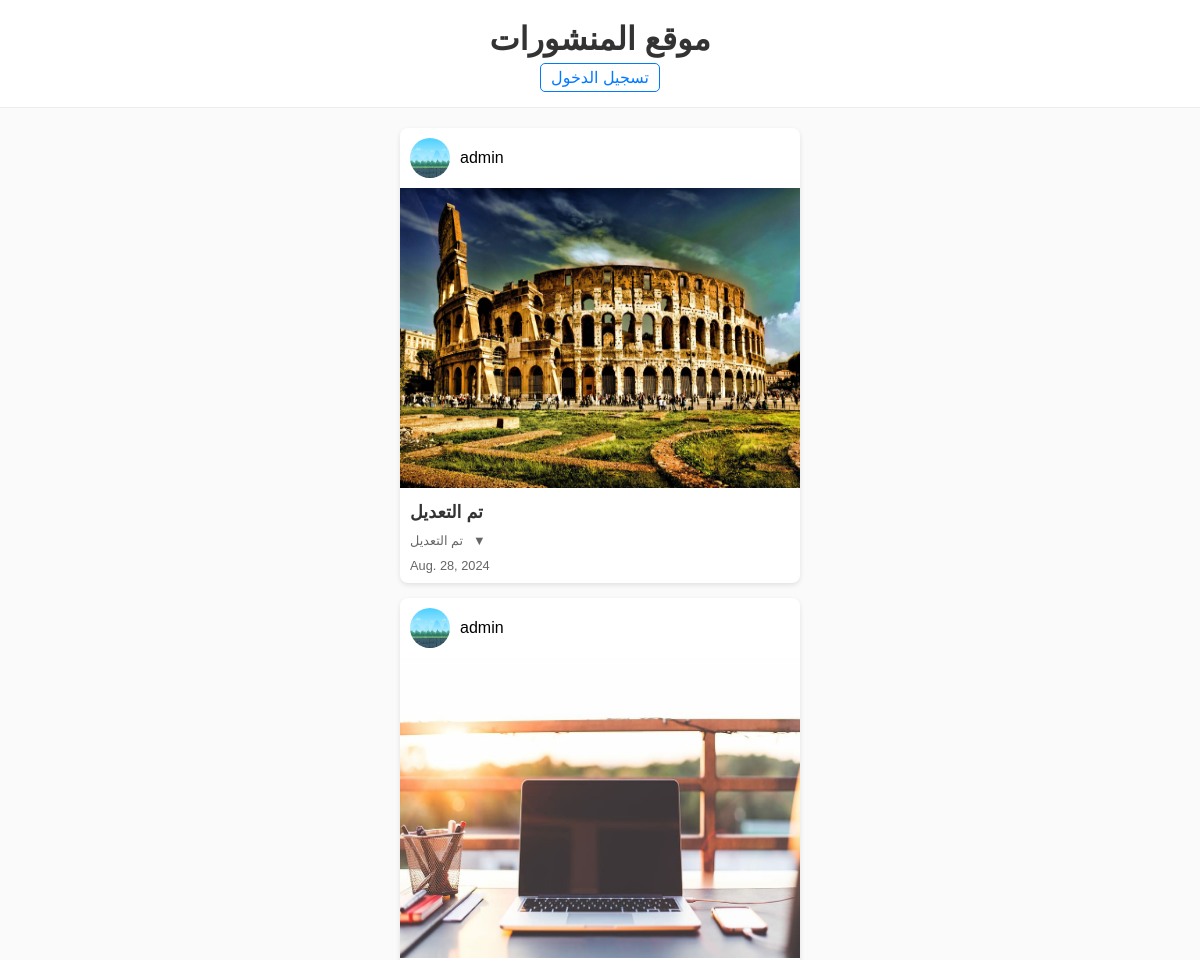
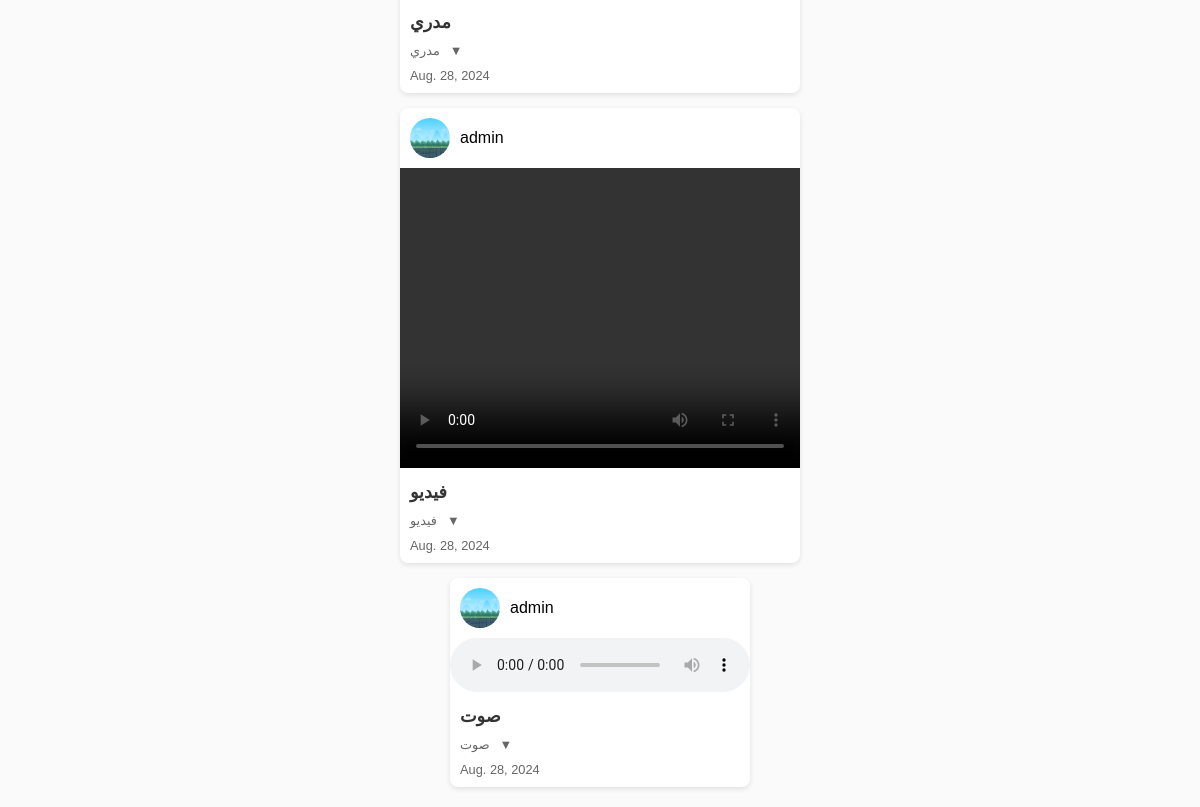
The page / on the database its author committed (2 pictures, top to bottom).
### comment/models.py (models this page shows)
class Post(models.Model):
    user = models.ForeignKey(settings.AUTH_USER_MODEL,
                             on_delete=models.CASCADE)
    file = models.FileField(upload_to=filepath, blank=True)
    title = models.CharField(null=True, blank=True, max_length=50)
    dis = models.TextField()
    date = models.DateField(default=timezone.now)

### comment/views.py (the view)
# urls.py: path('', views.index, name='index'),
def index(request):
    context = {
        'po': Post.objects.all(),
    }
    return render(request, 'pages/index.html', context)

### comment/templatetags/file_filters.py (called while the page is built)
@register.filter
def is_image(file_url):
    return file_url.endswith(('.jpg', '.jpeg', '.png'))

@register.filter
def is_video(file_url):
    return file_url.endswith(('.mp4', '.avi', '.mov'))

@register.filter
def is_audio(file_url):
    return file_url.endswith(('.mp3', '.wav', '.ogg'))

### templates/pages/index.html (shortened to what this page needs)
{% load static %} {% load file_filters %}
<!DOCTYPE html>
<html lang="ar">
  <head>
    <link rel="stylesheet" href="{% static 'css/style.css' %}" />
  </head>
  <body>
    <header>
      <h1>موقع المنشورات</h1>
      <div class="header-buttons">
        {% if user.is_authenticated %}
        <a href="{% url 'pro' %}" class="add-post-btn">إضافة منشور</a>
        <a href="{% url 'logout' %}" class="login-btn">تسجيل الخروج</a>
        {% else %}
        <a href="{% url 'login' %}" class="login-btn">تسجيل الدخول</a>
        {% endif %}
      </div>
    </header>
    <section class="posts">
      {% for po in po %}
      <article class="post">
        <div class="user-info">
          <img
            class="user-avatar"
            src="{% static 'img/BackGround 2d game.jpg' %}"
            alt="اسم المستخدم" />
          <span class="username">{{po.user}}</span>
        </div>
        {% if po.file %} {% if po.file.url|is_image %}
        <img src="{{ po.file.url }}" alt="Image" height="300px" width="400px" />
        {% elif po.file.url|is_video %}
        <video width="400" height="300" controls>
          <source src="{{ po.file.url }}" type="video/mp4" />
        </video>
        {% elif po.file.url|is_audio %}
        <audio controls>
          <source src="{{ po.file.url }}" type="audio/mpeg" />
        </audio>
        {% else %}
        <p>نوع الملف غير مدعوم.</p>
        {% endif %} {% else %}
        <img
          src="{% static 'img/BackGround 2d game.jpg' %}"
          alt="Default Image"
          height="300px"
          width="400px" />
        {% endif %}
        <h2>{{po.title}}</h2>
        <p>
          {{po.dis}}
          <span class="toggle-btn">▼</span>
        </p>
        <p>{{po.date}}</p>
      </article>
      {% endfor %}
    </section>
  </body>
</html>

### web/static/css/style.css (style rules this page uses)
body { font-family: "Arial", sans-serif; background-color: #fafafa; margin: 0; padding: 0; }
header { background: #fff; color: #333; padding: 20px; text-align: center; border-bottom: 1px solid #ececec; position: relative; }
h1 { margin: 0; }
.header-buttons { margin-top: 10px; }
.header-buttons a { text-decoration: none; color: #007bff; margin: 0 10px; padding: 5px 10px; border: 1px solid #007bff; border-radius: 5px; transition: background-color 0.3s, color 0.3s; }
.posts { display: flex; flex-direction: column; gap: 15px; padding: 20px; }
.post { background: #fff; border-radius: 8px; overflow: hidden; box-shadow: 0 2px 5px rgba(0, 0, 0, 0.1); transition: transform 0.2s; max-width: 400px; margin: 0 auto; }
.user-info { display: flex; align-items: center; padding: 10px; }
.user-avatar { width: 40px; height: 40px; border-radius: 50%; margin-right: 10px; }
h2 { font-size: 1.1em; margin: 10px; color: #333; }
p { font-size: 0.8em; margin: 0 10px 10px; color: #666; display: flex; align-items: center; }
.toggle-btn { background: none; border: none; cursor: pointer; font-size: 1em; margin-left: 10px; }

### rows shown on the page
Post: user "admin", file (picture), title "تم التعديل", dis "تم التعديل", date "Aug. 28, 2024"
Post: user "admin", file (picture), title "مدري", dis "مدري", date "Aug. 28, 2024"
Post: user "admin", title "فيديو", dis "فيديو", date "Aug. 28, 2024"
Post: user "admin", title "صوت", dis "صوت", date "Aug. 28, 2024"
